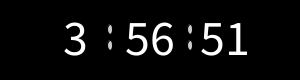
Frame 1 (no input)
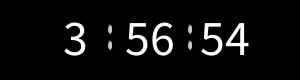
Frame 60 (the mouse pressed at the canvas centre just before this capture)
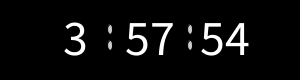
Frame 120 (the mouse held since frame 60 and released just before this capture)

The Processing sketch that drew these frames (run headless with seeded random() and noise(); from frame 60 on, the mouse is pressed at the canvas centre):

// Processing sketch: processing_96412
// ── processing_96412.pde

int h = hour();
int m = minute();
int s = second();
 
void setup(){
size(300,80);
background(255);}
 
void draw() {
  background(0);
  fill(204);
  ellipseMode(CENTER);
  ellipse(110,29,5,10);
  ellipse(110,45,5,10);
  ellipse(190,29,5,10);
  ellipse(190,45,5,10);
  fill(255);
  textSize(50);
  textAlign(CENTER);
  text(h,width/4,55);
  text(m,width/2,55);
  text(s,width/4*3,55);

if (!mousePressed){
  h=hour();
  m=minute();
  s=second();}
else if(mousePressed){s=s+1; 
  if(s==59){m=m+1;s=0;}
  else if(m==59){m=0;h=h+1;}}
  h=constrain(h,0,23);
  m=constrain(m,0,59);
  s=constrain(s,0,59);}
